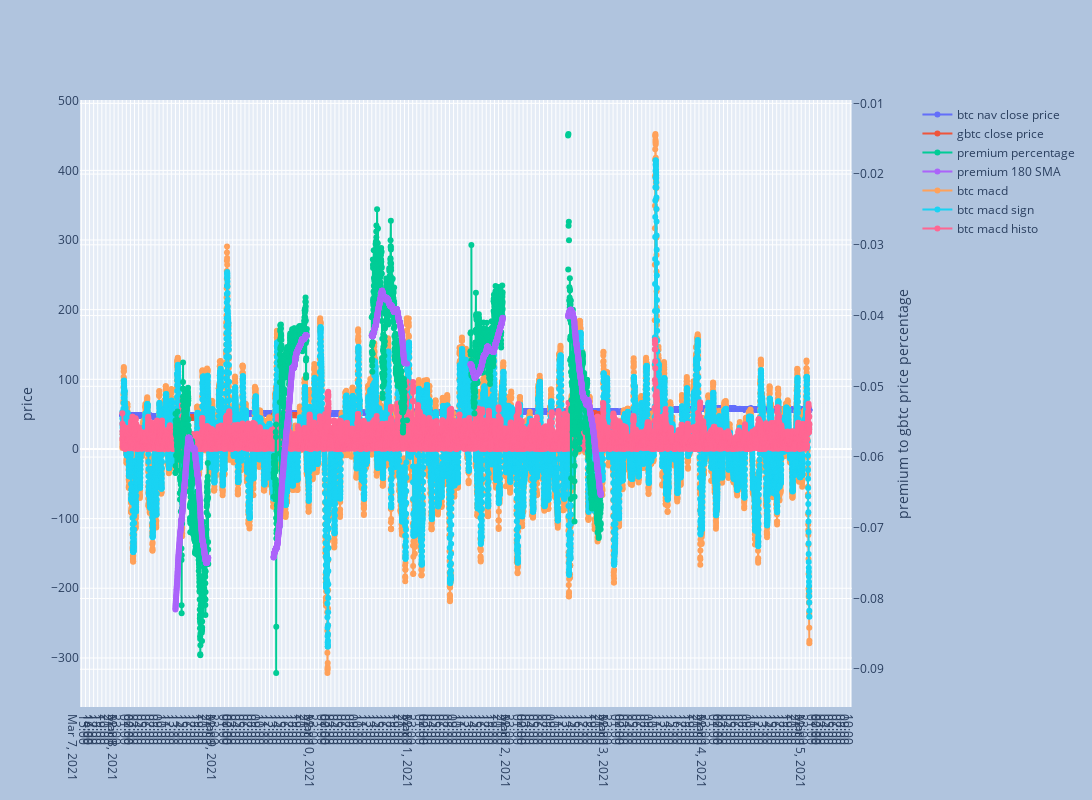

The notebook cell this image was saved under:
### Code cell
# total 7 weeks since Mar 3, try increase the week_no for other week's data
week_no = 1
start_date = weeks[week_no][0]34
end_date = weeks[week_no][1]
mask = (df_indicators.index > start_date) & (df_indicators.index <= end_date)
df = df_indicators.loc[mask]

# plot premium and its average 
plot_price_with_premium_chart(df, chart_width=5000, indicator_type=IndicatorType.MACD_BTC)
# plot_price_with_premium_chart(df, chart_width=5000, ema = True)

### Figure 1 — Plotly figure (JSON) as saved in the notebook; plotly's stock layout.template omitted (floating-point values rounded to 4 significant figures; data arrays with more than 128 entries replaced by an {"elided": "..."} marker saying what was removed)
{"data": [{"mode": "lines+markers", "name": "btc nav close price", "type": "scatter", "x": {"elided": "10080 str values"}, "xaxis": "x", "y": {"elided": "10080 float values"}, "yaxis": "y"}, {"mode": "lines+markers", "name": "gbtc close price", "type": "scatter", "x": {"elided": "10080 str values"}, "xaxis": "x", "y": {"elided": "10080 float values"}, "yaxis": "y"}, {"mode": "lines+markers", "name": "premium percentage", "type": "scatter", "x": {"elided": "10080 str values"}, "xaxis": "x", "y": {"elided": "10080 float values"}, "yaxis": "y2"}, {"mode": "lines+markers", "name": "premium 180 SMA", "type": "scatter", "x": {"elided": "10080 str values"}, "xaxis": "x", "y": {"elided": "10080 float values"}, "yaxis": "y2"}, {"mode": "lines+markers", "name": "btc macd", "type": "scatter", "x": {"elided": "10080 str values"}, "xaxis": "x", "y": {"elided": "10080 float values"}, "yaxis": "y"}, {"mode": "lines+markers", "name": "btc macd sign", "type": "scatter", "x": {"elided": "10080 str values"}, "xaxis": "x", "y": {"elided": "10080 float values"}, "yaxis": "y"}, {"mode": "lines+markers", "name": "btc macd histo", "type": "scatter", "x": {"elided": "10080 str values"}, "xaxis": "x", "y": {"elided": "10080 float values"}, "yaxis": "y"}], "layout": {"autosize": false, "height": 800, "paper_bgcolor": "LightSteelBlue", "width": 5000, "xaxis": {"anchor": "y", "domain": [0, 0.94], "nticks": 200}, "yaxis": {"anchor": "x", "domain": [0, 1], "title": {"text": "price"}}, "yaxis2": {"anchor": "x", "overlaying": "y", "side": "right", "title": {"text": "premium to gbtc price percentage"}}}}
